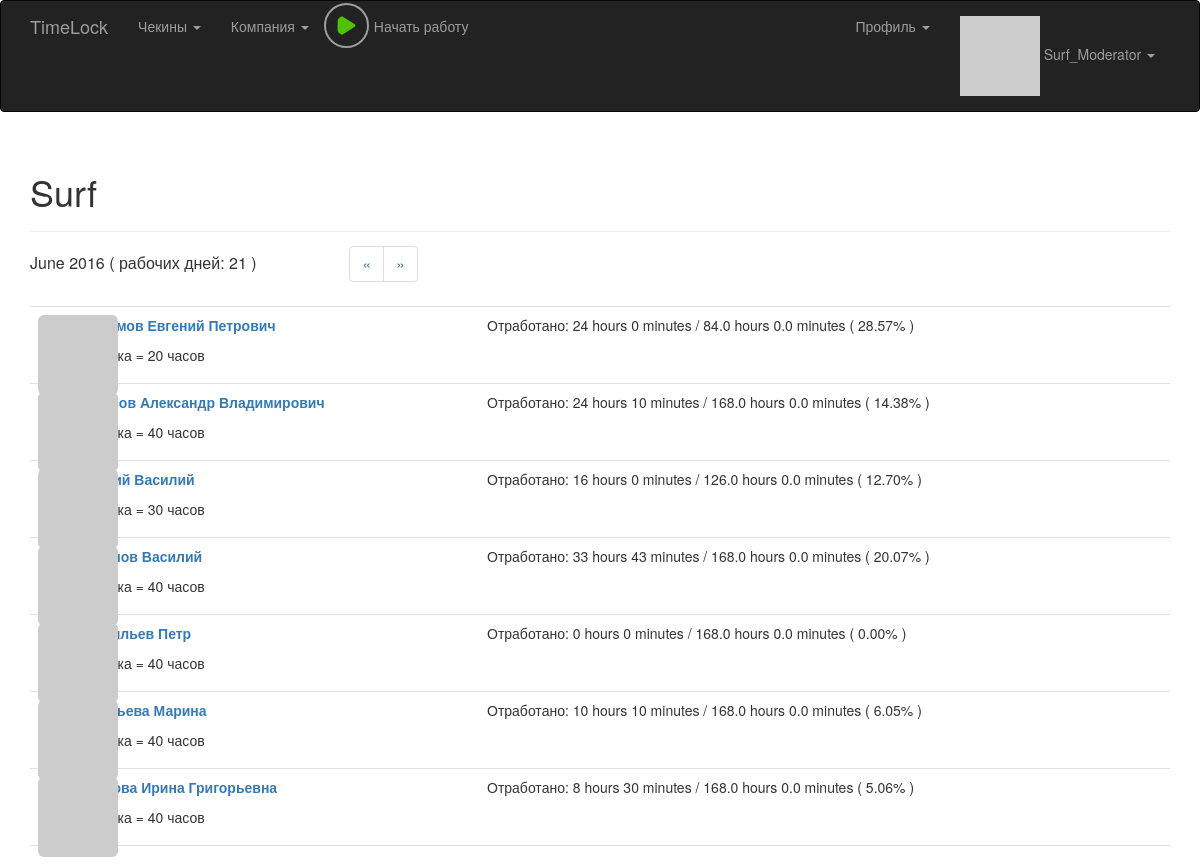
The page /work_time_in_percent (signed in) on the database as committed earlier.
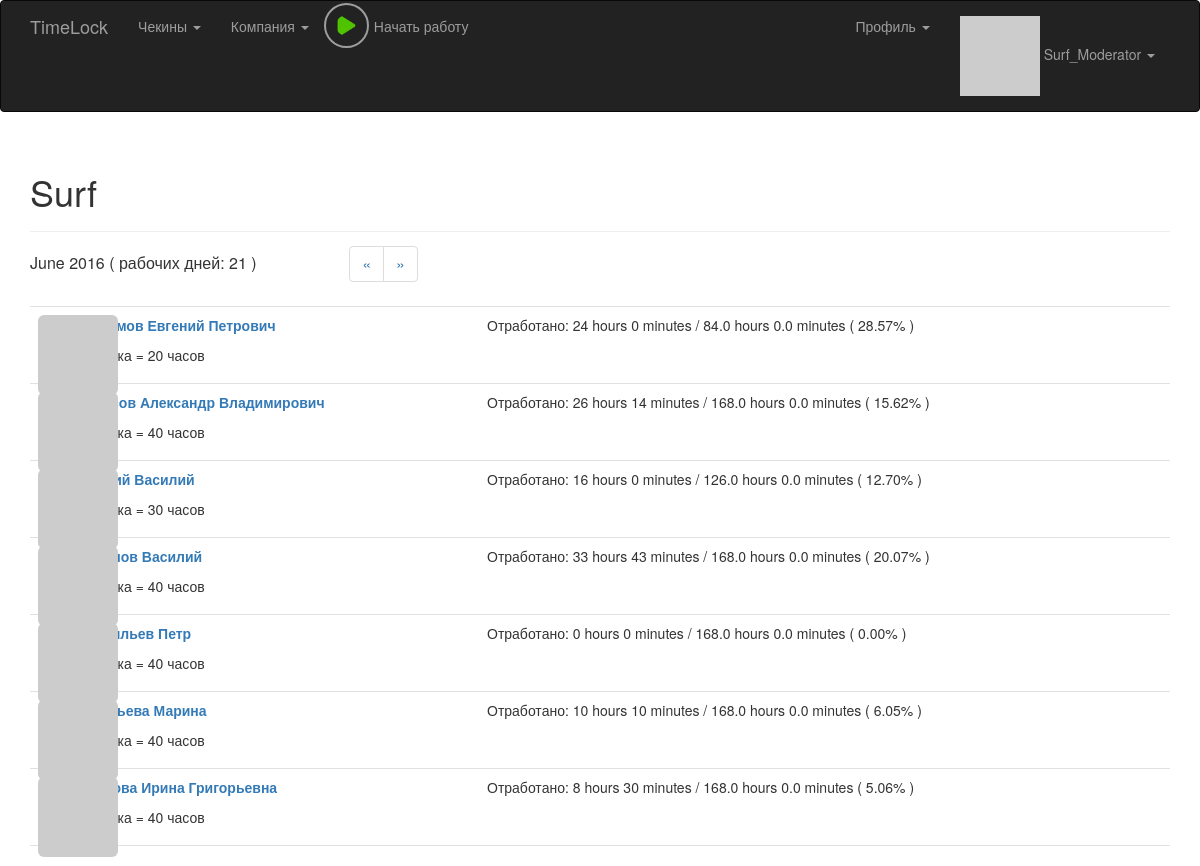
The same page on the database as committed later.
### app/model.py (models this page shows, shortened)
class User(UserMixin, db.Model):
    __tablename__ = 'users'
    id = db.Column(db.Integer, primary_key = True)
    email = db.Column(db.String(64), unique = True, index = True)
    username = db.Column(db.String(64), unique = True, index = True)
    password_hash = db.Column(db.String(128))
    confirmed = db.Column(db.Boolean, default = False)
    nfc_label = db.Column(db.String(64), unique = True, index = True)
    first_name = db.Column(db.String(64))
    middle_name = db.Column(db.String(64))
    last_name = db.Column(db.String(64))
    member_since = db.Column(db.DateTime(), default = datetime.utcnow)
    last_seen = db.Column(db.DateTime(), default = datetime.utcnow)
    avatar_hash = db.Column(db.String(32))
    rate = db.Column(db.Integer, default = 40)
    role_id = db.Column(db.Integer, db.ForeignKey('roles.id'))
    company_id = db.Column(db.Integer, db.ForeignKey('companies.id'))
    checkins = db.relationship('Checkin', backref = 'user', lazy = 'dynamic')
    timeCaches = db.relationship('TimeCache', backref = 'user', lazy = 'dynamic')
    posts = db.relationship('Post', backref = 'author', lazy = 'dynamic')
    notes = db.relationship('Note', backref = 'author', lazy = 'dynamic')
    @property
    def password(self):
        raise AttributeError('password is not a readable attribute')
    def can(self, permissions):
        return self.role is not None and (self.role.permissions & permissions) == permissions
    def is_administrator(self):
        return self.can(Permission.ADMINISTER)
    def is_moderator(self):
        return self.can(Permission.MODERATOR)
    def ping(self):
        self.last_seen = datetime.utcnow()
        db.session.add(self)
    def gravatar(self, size = 100, default = 'retro', rating ='g'):
        if request.is_secure:
            url = 'https://secure.gravatar.com/avatar'
        else:
            url = 'http://www.gravatar.com/avatar'
        hash = self.avatar_hash or hashlib.md5(self.email.encode('utf-8')).hexdigest()
        return '{url}/{hash}?s={size}&d={default}&r={rating}'.format(url = url, hash = hash, size = size, default = default, rating = rating)

### app/main/views.py (the view)
@main.route('/work_time_in_percent', methods = ['GET'])
@admin_moderator_required
def work_time_in_percent():
	page = request.args.get('page', 1, type = int)
	company = current_user.company;
	current_day = datetime.now().date()
	first_day = TimeCache.get_first_day(current_day, 0, -page + 1)
	time_dict = {}
	for user in company.users:
		time_dict[user.id] = []
		minutes = get_user_work_time_for_month_page(user.id, page)
		time_dict[user.id].append(format_full_time_string_from_minutes(minutes))
		minutes_in_day = float(user.rate) / 5 * 60
		work_day = work_days_count(first_day.year, first_day.month)
		full_minutes = work_day * minutes_in_day
		percent = float(minutes) / full_minutes * 100
		time_dict[user.id].append("{:.2f}%".format(percent))
		time_dict[user.id].append(format_full_time_string_from_minutes(full_minutes))
	month_title = first_day.strftime("%B %Y")
	work_days = work_days_count(first_day.year, first_day.month)
	return render_template('employees_and_work_in_percent.html', company = company, pagination_url = "work_time_in_percent?page=", page = page,
		time_dict = time_dict, month_title = month_title, work_days = work_days)

### app/auth/views.py (called while the page is built)
@auth.before_app_request
def before_request():
    if current_user.is_authenticated:
        current_user.ping()

### app/checkin/__init__.py (called while the page is built)
@checkin.app_context_processor
def inject_permissions():
    return dict(Permission = Permission)

### app/main/__init__.py (called while the page is built)
@main.app_context_processor
def inject_permissions():
    return dict(Permission = Permission)

### app/model.py (called while the page is built)
@login_manager.user_loader
def load_user(user_id):
    return User.query.get(int(user_id))

    @staticmethod
    def get_work_time_for_checkins(checkins):
        i = 0
        delta = 0
        while (i < checkins.count() - 1):
            first_checkin = checkins[i]
            second_checkin = checkins[i + 1]
            delta += (second_checkin.time - first_checkin.time).seconds // 60
            i +=2
        return delta

    @staticmethod
    def get_first_day(dt, d_years = 0, d_months = 0):
        y, m = dt.year + d_years, dt.month + d_months
        a, m = divmod(m - 1, 12)
        return date(y + a, m + 1, 1)

    @staticmethod
    def get_last_day(dt):
        return TimeCache.get_first_day(dt, 0, 1) + timedelta(-1)

### app/nfc/__init__.py (called while the page is built)
@nfc.app_context_processor
def inject_permissions():
    return dict(Permission = Permission)

### app/templates/employees_and_work_in_percent.html (shortened to what this page needs)
{% extends "base.html" %}
{% import "bootstrap/wtf.html" as wtf %}
{% block page_content %}
	<div class="page-header">
		<h1>{{ company.company_name }}
		</h1>
	</div>
	<div class="employee-header">
		<div class="employee-percent-header-month">{{ month_title }} ( рабочих дней: {{ work_days }} )</div>
		<div class="employee-percent-header-pagination">
			<ul class = "pagination">
				<li><a href="{{ '{}{}'.format(pagination_url, page + 1) }}">&laquo;</a></li>
				<li><a href="{{ '{}{}'.format(pagination_url, page - 1) }}">&raquo;</a></li>
			</ul>
		</div>
	</div>
	{% include '_employees_work_in_percent.html' %}
	<br>
{% endblock %}

### app/templates/base.html (shortened to what this page needs)
{% extends "bootstrap/base.html" %}
{% block head %}
{{ super() }}
<link rel="stylesheet" type="text/css" href="{{ url_for('static', filename='styles.css') }}">
<link rel="stylesheet" type="text/css" href="{{ url_for('static', filename='styles_checkin.css') }}">
<link rel="stylesheet" type="text/css" href="{{ url_for('static', filename='styles_play_button.css') }}">
{% endblock %}
{% block navbar %}
<div class="navbar navbar-inverse" role="navigation">
	<div class="container">
		<div class="navbar-header">
			<a class="navbar-brand" href="/">TimeLock</a>
		</div>
		<div class="navbar-collapse collapse">
			<ul class="nav navbar-nav">
				{% if current_user.is_authenticated %}
	    			<li class="dropdown">
	                    <a href="#" class="dropdown-toggle" data-toggle="dropdown">Чекины <b class="caret"></b>
	                    </a>
                	</li>
                	{% if current_user.is_administrator() %}
	                	<li class="dropdown">
		                    <a href="#" class="dropdown-toggle" data-toggle="dropdown">Компании <b class="caret"></b>
		                    </a>
		                    <ul class="dropdown-menu">
		                        <li><a href="{{ url_for('main.companies') }}">Все компании</a></li>
		                        <li><a href="{{ url_for('main.new_company') }}">Создать новую</a></li>
		                        <li><a href="{{ url_for('main.clear_companies') }}">Удалить все из БД</a></li>
		                    </ul>
	                	</li>
	                	<li class="dropdown">
		                    <a href="#" class="dropdown-toggle" data-toggle="dropdown">Пользователи <b class="caret"></b>
		                    </a>
		                    <ul class="dropdown-menu">
		                        <li><a href="{{ url_for('main.clear_users') }}">Удалить всех из БД</a></li>
		                    </ul>
	                	</li>
                	{% else %}
	                	{% if current_user.is_moderator() %}
		                	<li class="dropdown">
			                    <a href="#" class="dropdown-toggle" data-toggle="dropdown">Компания <b class="caret"></b>
			                    </a>
		                	</li>
	                	{% endif %}
               		{% endif %}
               		<li>
               			<div class="button-play">
							<a href="{{ url_for('checkin.checkin_with_current_time') }}">
								{% if current_work_time %}
									<img src="{{ url_for('static', filename='square.png') }}"> <div class="play-button-description" id="current_work_display"></div>
								{% else %}
									<img src="{{ url_for('static', filename='play.png') }}"> <div class="play-button-description">Начать работу</div>
								{% endif %}
							</a>
						</div>
               		</li>
	    	    {% endif %}
			</ul>
			<ul class="nav navbar-nav navbar-right">
				{% if current_user.is_authenticated %}
					<li><a href="/"> </a></li>
					<li class="dropdown">
	                    <a href="#" class="dropdown-toggle" data-toggle="dropdown">Профиль <b class="caret"></b>
	                    </a>
                	</li>
	    			<li class="dropdown">
	                    <a href="#" class="dropdown-toggle" data-toggle="dropdown">
	                    	<img src="{{ current_user.gravatar(size=18) }}">
	                    	{{ current_user.username }} <b class="caret"></b>
	                    </a>
                	</li>
	    		{% else %}
	    			<li><a href="{{ url_for('auth.login') }}">Login</a></li>
	    		{% endif %}
			</ul>
		</div>
	</div>
</div>
{% endblock %}
{% block content %}
<div class="container">
	{% block page_content %}{% endblock %}
</div>
{% endblock %}

### app/templates/_employees_work_in_percent.html
<ul class = "posts">
    {% for user in company.users %}
    <li class = "post">
        <div class = "profile-thumbnail">
            <a href="{{ url_for('main.user', user_id = user.id) }}">
                <img class="img-rounded profile-thumbnail" src="{{ user.gravatar(size = 40) }}">
            </a>
        </div>
	    <div class="post-content">
            <div class="work-times">
                Отработано: {{time_dict[user.id][0]}} / {{time_dict[user.id][2]}} ( {{time_dict[user.id][1]}} )
            </div>
	    	<div class="post-author">
	    		<a href="{{ url_for('main.user', user_id = user.id) }}">
    	    		{% if user.first_name or user.last_name %}
                    <p>
                        {% if user.last_name %}{{ user.last_name }}{% endif %}
                        {% if user.first_name %}{{ user.first_name }}{% endif %}
                        {% if user.middle_name %}{{ user.middle_name }}{% endif %}
                    </p>
                    {% endif %}
	    		</a>
	    	</div>
	    	<div class="post-body">
                <p>Ставка = {{ user.rate }} часов</p>
            </div>
    	</div>
    </li>
    {% endfor %}
</ul>

Rows that differ between the two databases and show on the page:
changed User "Александр": id "24 hours 10 minutes" → "26 hours 14 minutes"; id "14.38%" → "15.62%"
